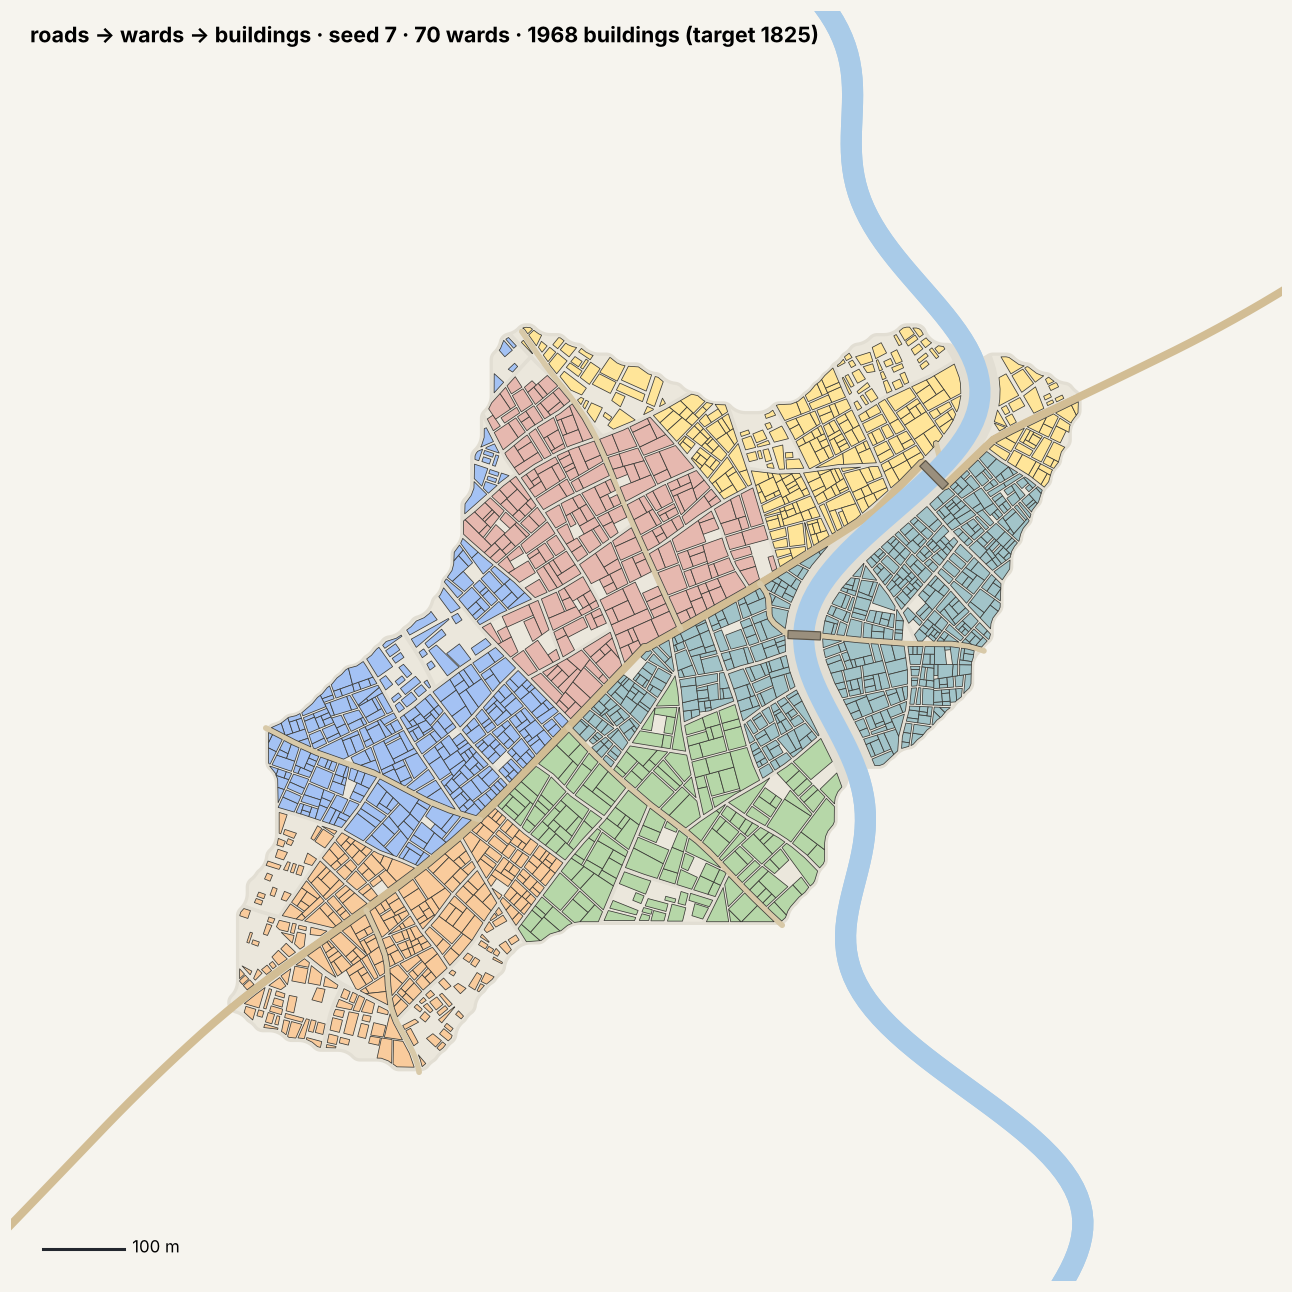

Write the Python code that produced this figure.
"""Reference prototype: roads -> wards -> buildings.
1 roads first (highway through, arterials branching, quay)   2 the ground the town needs, hugging the roads
3 wards = the pieces the roads cut that ground into, big ones split by ordinary streets
4 every ward cut in two again and again until the pieces are building-sized (alleys on early cuts)
No thinning, no leftover countryside: the ground is sized to the buildings."""
import sys, math
import numpy as np
from scipy.ndimage import gaussian_filter
from shapely.geometry import Polygon, LineString, Point, box
from shapely.ops import unary_union
from shapely import affinity
import matplotlib
matplotlib.use("Agg")
import matplotlib.pyplot as plt
from matplotlib.collections import PolyCollection

seed = int(sys.argv[1]) if len(sys.argv) > 1 else 7
out = sys.argv[2] if len(sys.argv) > 2 else "/tmp/rv/proto_combined.png"
BUILDINGS = int(sys.argv[3]) if len(sys.argv) > 3 else 1825
rng = np.random.default_rng(seed)
HIGHWAY, ARTERIAL, STREET, ALLEY = 10.0, 7.0, 4.5, 2.4
MEAN_LOT, FILL = 200.0, 0.80
TARGET_AREA = BUILDINGS * MEAN_LOT / FILL

def ray(b, r):
    a = math.radians(b); return np.array([math.sin(a) * r, -math.cos(a) * r])
def chaikin(p, n=3):
    p = np.asarray(p, float)
    for _ in range(n):
        q = [p[0]]
        for a, b in zip(p[:-1], p[1:]): q += [0.75 * a + 0.25 * b, 0.25 * a + 0.75 * b]
        q.append(p[-1]); p = np.array(q)
    return p
def wander(p0, p1, amp, k=6):
    p0, p1 = np.array(p0, float), np.array(p1, float); d = p1 - p0
    n = np.array([-d[1], d[0]]) / np.linalg.norm(d); ts = np.linspace(0, 1, k + 2)
    off = gaussian_filter(rng.normal(0, amp, k + 2) * np.sin(np.pi * ts), 1.0)
    return chaikin([p0 + d * t + n * o for t, o in zip(ts, off)])

# water
ys = np.linspace(-1500, 1500, 300)
xs = 300 + 110 * np.sin(ys / 190 + rng.uniform(0, 6)) + 55 * np.sin(ys / 77 + rng.uniform(0, 6)) + ys * 0.12
river = LineString(np.c_[xs, ys]); RW = 26; water = river.buffer(RW / 2)

# 1 roads
R = math.sqrt(TARGET_AREA / math.pi)
hw = LineString(np.vstack([wander(ray(227, R * 3), (0, 0), 55)[:-1], wander((0, 0), ray(61, R * 3), 55)]))
s_mid = hw.project(Point(0, 0)); branches = []; s = s_mid - R * 1.25; side = 1
while s < s_mid + R * 1.25:
    p, q = hw.interpolate(s), hw.interpolate(s + 5)
    t = np.array([q.x - p.x, q.y - p.y]); t /= np.linalg.norm(t); n = np.array([-t[1], t[0]]) * side
    reach = (R * 1.5 - 0.7 * abs(s - s_mid)) * rng.uniform(0.75, 1.1)
    d = n + t * rng.normal(0, 0.3); end = np.array([p.x, p.y]) + d / np.linalg.norm(d) * reach
    branches.append(LineString(wander((p.x, p.y), end, 35))); s += rng.uniform(130, 220); side = -side
quays = [river.parallel_offset(RW / 2 + 8, sd) for sd in ("left", "right")]
from shapely.ops import substring
def tangent(line, at):
    p, q = line.interpolate(max(at - 8, 0)), line.interpolate(min(at + 8, line.length))
    t = np.array([q.x - p.x, q.y - p.y]); return t / np.linalg.norm(t)
def bridge_at(X, toward):
    """A short bridge square to the river at X; A is the end on the side of the point 'toward'."""
    t = tangent(river, river.project(X)); n = np.array([-t[1], t[0]]); c = np.array([X.x, X.y]); h = RW / 2 + 7
    A, B = c - n * h, c + n * h
    if np.hypot(*(A - toward)) > np.hypot(*(B - toward)): A, B = B, A
    return A, B
bridges = []
# the highway crosses once, square to the river
X = hw.intersection(river); X = min(X.geoms, key=lambda p: p.distance(Point(0, 0))) if hasattr(X, "geoms") else X
sx = hw.project(X); pre = substring(hw, 0, sx - 85); post = substring(hw, sx + 85, hw.length)
A, B = bridge_at(X, np.array(pre.coords[-1]))
hw = LineString(np.vstack([np.array(pre.coords), A, B, np.array(post.coords)])); bridges.append(LineString([A, B]))
s_mid = hw.project(Point(0, 0))
# arterials stop at the bank
reach_w = water.buffer(11)
for i, br in enumerate(branches):
    if br.intersects(reach_w):
        hit = br.intersection(reach_w.exterior); pts_ = list(hit.geoms) if hasattr(hit, "geoms") else [hit]
        d0 = min(br.project(p) for p in pts_ if p.geom_type == "Point")
        branches[i] = substring(br, 0, max(d0, 20))
# one more bridge, with its own arterial, away from the first
rs = river.project(X); cands = [rs - 260, rs + 260]
Y = min((river.interpolate(c) for c in cands), key=lambda p: p.distance(Point(0, 0)))
near = hw.interpolate(hw.project(Y)); A2, B2 = bridge_at(Y, np.array([0.0, 0.0]))
bridges.append(LineString([A2, B2]))
start = hw.interpolate(hw.project(Point(A2)) ); 
branches.append(LineString(wander((start.x, start.y), A2, 18)))
out_dir = (B2 - A2) / np.hypot(*(B2 - A2))
branches.append(LineString(wander(B2, B2 + out_dir * R * 0.75 + rng.normal(0, 40, 2), 22)))

# 2 ground: cheapest cells first until the area is enough
g = 12.0; ext = R * 2.4
gx, gy = np.meshgrid(np.arange(-ext, ext, g), np.arange(-ext, ext, g))
P = np.c_[gx.ravel(), gy.ravel()]
def dist_to(line, P):
    c = np.array(line.coords); best = np.full(len(P), 1e9)
    for a, b in zip(c[:-1], c[1:]):
        ab = b - a; t = np.clip(((P - a) @ ab) / (ab @ ab + 1e-9), 0, 1)
        best = np.minimum(best, np.hypot(*(P - (a + t[:, None] * ab)).T))
    return best
dh = dist_to(hw, P); db = np.min([dist_to(b, P) for b in branches], axis=0); dw = dist_to(river, P)
along = np.abs(np.array([hw.project(Point(p)) for p in P[::1]]) - s_mid) if len(P) < 60000 else np.hypot(*P.T)
noise = gaussian_filter(rng.normal(0, 1, gx.shape), 6).ravel(); noise = noise / np.abs(noise).max() * 70
cost = dh + 0.45 * along + 0.8 * np.minimum(db, 200) + noise
cost[dw < RW / 2 + 4] = 1e9
k = int(TARGET_AREA * 1.12 / (g * g)); thr = np.sort(cost)[k]
cells = [box(x - g / 2, y - g / 2, x + g / 2, y + g / 2) for (x, y), c in zip(P, cost) if c <= thr]
ground = unary_union(cells).buffer(28, join_style=1).buffer(-28, join_style=1).buffer(-10).buffer(10)
ground = max(ground.geoms, key=lambda q: q.area) if hasattr(ground, "geoms") else ground
ground = Polygon(ground.exterior)   # no holes

# arterials are trimmed back to the town once the ground is known; the highway runs on
def trim(line):
    x = line.intersection(ground.buffer(5))
    if x.is_empty: return None
    parts = [q for q in (x.geoms if hasattr(x, "geoms") else [x]) if q.geom_type == "LineString"]
    return max(parts, key=lambda q: q.length) if parts else None
branches = [t for t in (trim(b) for b in branches) if t is not None and t.length > 25]
# 3 wards: what the roads cut the ground into
cuts = unary_union([br.buffer(ARTERIAL / 2) for br in bridges] + [hw.buffer(HIGHWAY / 2)] + [b.buffer(ARTERIAL / 2) for b in branches] + [q.buffer(STREET / 2) for q in quays] + [water.buffer(6)])
faces = ground.difference(cuts)
faces = [f for f in (faces.geoms if hasattr(faces, "geoms") else [faces]) if f.area > 250]

def cut(poly, ratio, angle, gap, bend=0.0):
    mrr = poly.minimum_rotated_rectangle; c = np.array(mrr.exterior.coords)
    e1, e2 = c[1] - c[0], c[2] - c[1]
    a0, long_e = (c[0], e1) if np.hypot(*e1) >= np.hypot(*e2) else (c[1], e2)
    short_e = e2 if long_e is e1 else c[1] - c[0] if False else (e2 if np.hypot(*e1) >= np.hypot(*e2) else -e1)
    p1 = a0 + long_e * ratio
    ca, sa = math.cos(angle), math.sin(angle)
    nrm = np.array([-long_e[1], long_e[0]]); nrm = nrm / (np.hypot(*nrm) + 1e-9)
    d = np.array([nrm[0] * ca - nrm[1] * sa, nrm[1] * ca + nrm[0] * sa]) * 5000
    if bend > 0:
        L = min(np.hypot(*e1), np.hypot(*e2)) * 0.75; u = d / 5000.0; v = np.array([-u[1], u[0]])
        ts = np.linspace(-1, 1, 7); off = rng.normal(0, bend * L, 7); off[0] = off[-1] = 0; off = gaussian_filter(off, 0.8)
        mid = chaikin([p1 + u * L * t + v * o for t, o in zip(ts, off)], 2)
        line = LineString(np.vstack([p1 - d, mid, p1 + d]))
    else:
        line = LineString([p1 - d, p1 + d])
    res = poly.difference(line.buffer(max(gap, 0.02) / 2, cap_style=2, join_style=1))
    return [q for q in (res.geoms if hasattr(res, "geoms") else [res]) if q.geom_type == "Polygon" and q.area > 6]

def split_wards(poly, depth=0):
    lim = rng.uniform(6500, 15000)
    if poly.area < lim or depth > 8: return [poly]
    hs = cut(poly, rng.uniform(0.36, 0.64), rng.normal(0, 0.2), STREET, bend=0.07)
    if len(hs) < 2: return [poly]
    return [w for h in hs for w in split_wards(h, depth + 1)]
wards = [w for f in faces for w in split_wards(f)]

# 4 buildings
def cut_block(poly, min_sq, grid_chaos, size_chaos, empty_prob, alley=True, depth=0):
    spread = 0.8 * grid_chaos; ratio = (1 - spread) / 2 + rng.random() * spread
    ang = (rng.random() - 0.5) * math.pi / 6 * grid_chaos * (0 if poly.area < min_sq * 4 else 1)
    hs = cut(poly, ratio, ang, ALLEY if alley else 0)
    if len(hs) < 2 or depth > 40: return [poly]
    res = []
    for h in hs:
        if h.area < min_sq * 2 ** (4 * size_chaos * (rng.random() - 0.5)):
            if rng.random() >= empty_prob and h.area > 25: res.append(h)
        else:
            res += cut_block(h, min_sq, grid_chaos, size_chaos, empty_prob, h.area > min_sq / (rng.random() * rng.random() + 1e-9), depth + 1)
    return res

# districts: chunks bounded by roads and river
cents = np.array([[w.centroid.x, w.centroid.y] for w in wards])
ds = [cents[np.argmin(np.hypot(*cents.T))]]
for _ in range(5):
    dmin = np.min([np.hypot(*(cents - q).T) for q in ds], axis=0); ds.append(cents[np.argmax(dmin)])
barriers = [(hw, 150)] + [(b, 110) for b in branches] + [(river, 400)]
wgt = np.ones(len(ds)); areas = np.array([w.area for w in wards])
def assign():
    out = []
    for p in cents:
        best, bd = 0, 1e9
        for kk, q in enumerate(ds):
            seg = LineString([p, q]); d = (seg.length + sum(pen for l, pen in barriers if seg.crosses(l))) * wgt[kk]
            if d < bd: best, bd = kk, d
        out.append(best)
    return np.array(out)
for _ in range(12):
    dist_of = assign()
    share = np.array([areas[dist_of == kk].sum() for kk in range(len(ds))]) / areas.sum()
    wgt *= (share * len(ds) + 0.25) ** 0.35
dist_of = assign()
palette = ["#e6b8af", "#f9cb9c", "#ffe599", "#b6d7a8", "#a2c4c9", "#a4c2f4"]
CHAR = [((330, 380), 0.05), ((200, 420), 0.02), ((200, 380), 0.02), ((470, 380), 0.06), ((150, 250), 0.01), ((200, 380), 0.02)]

builds, cols, n = [], [], 0
# the edge frays: the last wards to be taken are looser
def cost_at(p):
    pt = Point(p); return hw.distance(pt) + 0.45 * abs(hw.project(pt) - s_mid) + 0.8 * min(min(b.distance(pt) for b in branches), 200)
wc = np.array([cost_at(c) for c in cents]); loose_from = np.quantile(wc, 0.80)
for wi, (w, c) in enumerate(zip(wards, cents)):
    d = int(dist_of[wi]); (m0, m1), ep = CHAR[d]
    loose = wc[wi] >= loose_from
    if loose: ep = 0.22 + 0.25 * (wc[wi] - loose_from) / (wc.max() - loose_from + 1e-9)
    for b in cut_block(w.simplify(0.6), m0 + m1 * rng.random() * rng.random(), 0.5 + 0.3 * rng.random(), 0.7, ep):
        if loose:
            b = b.buffer(-rng.uniform(0.6, 2.2), join_style=2)
            if b.is_empty or b.geom_type != "Polygon" or b.area < 30: continue
        builds.append(np.array(b.exterior.coords)); cols.append(palette[d]); n += 1

fig, ax = plt.subplots(figsize=(15, 15), dpi=110); ax.set_facecolor("#f6f4ee"); fig.patch.set_facecolor("#f6f4ee")
ax.add_collection(PolyCollection([np.array(water.exterior.coords)], facecolor="#a9cbe8", edgecolor="none", zorder=1))
ax.add_collection(PolyCollection([np.array(ground.buffer(4).exterior.coords)], facecolor="#e2ded3", edgecolor="none", zorder=2))
for line, wd, col in [(hw, HIGHWAY, "#d2bd94")] + [(b, ARTERIAL, "#d8c9a8") for b in branches]:
    poly = line.buffer(wd / 2)
    ax.add_collection(PolyCollection([np.array(poly.exterior.coords)], facecolor=col, edgecolor="none", zorder=2.5))
ax.add_collection(PolyCollection([np.array(water.exterior.coords)], facecolor="#a9cbe8", edgecolor="none", zorder=2.6))
ax.add_collection(PolyCollection([np.array(w.exterior.coords) for w in wards], facecolor="#ebe7dc", edgecolor="none", zorder=3))
for br in bridges:
    ax.add_collection(PolyCollection([np.array(br.buffer(5, cap_style=2).exterior.coords)], facecolor="#9a8f7d", edgecolor="#5c5548", linewidth=0.8, zorder=5))
ax.add_collection(PolyCollection(builds, facecolor=cols, edgecolor="#3a3a36", linewidth=0.5, zorder=4))
e = R * 2.05; ax.set_xlim(-e, e); ax.set_ylim(e, -e); ax.set_aspect("equal"); ax.axis("off")
ax.plot([-e * .95, -e * .95 + 100], [e * .95, e * .95], color="#23272e", lw=2); ax.text(-e * .95 + 110, e * .955, "100 m", fontsize=11)
ax.text(-e * .97, -e * .95, f"roads → wards → buildings · seed {seed} · {len(wards)} wards · {n} buildings (target {BUILDINGS})", fontsize=14, weight="bold")
fig.savefig(out, bbox_inches="tight"); print(len(wards), "wards", n, "buildings", round(ground.area / 1e4, 1), "ha")
